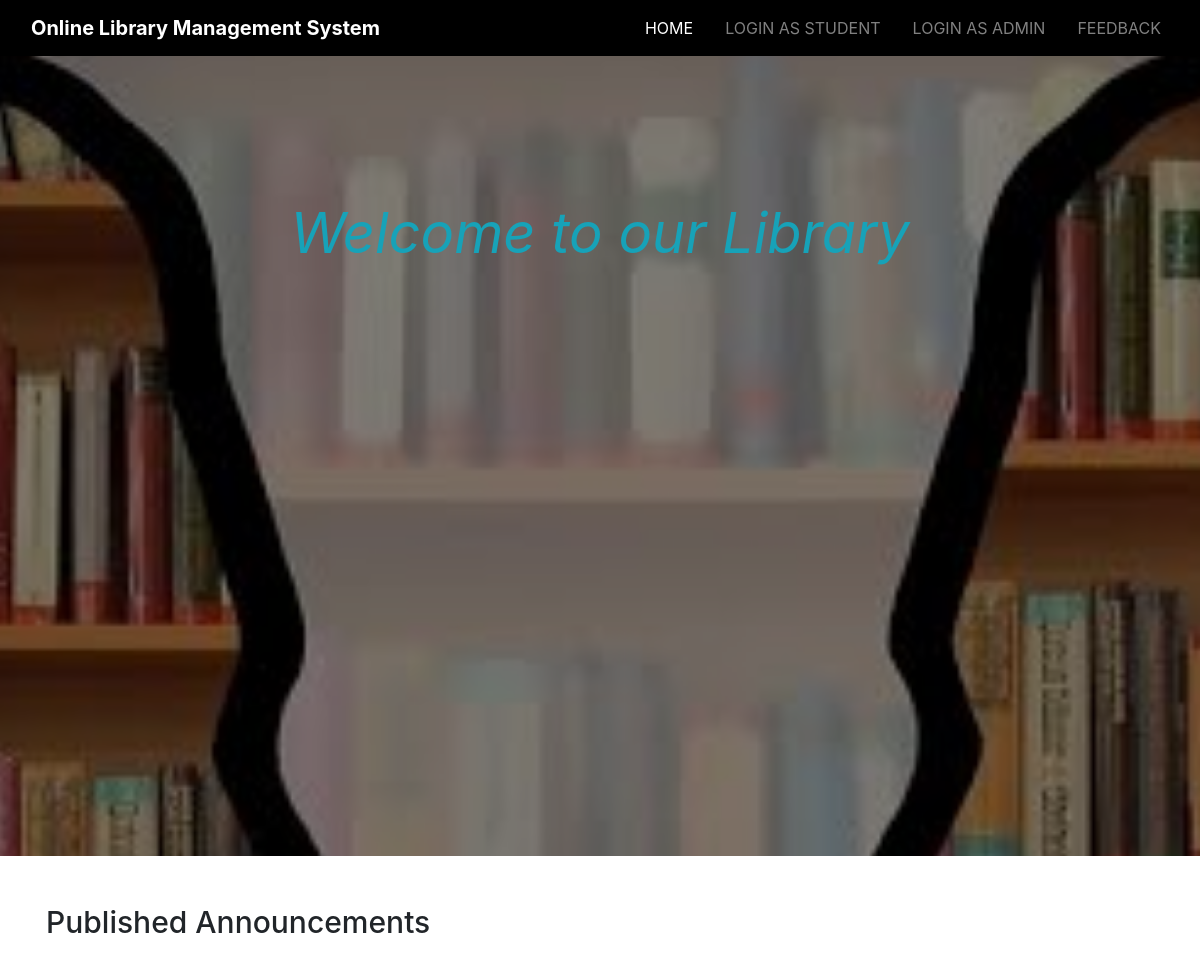
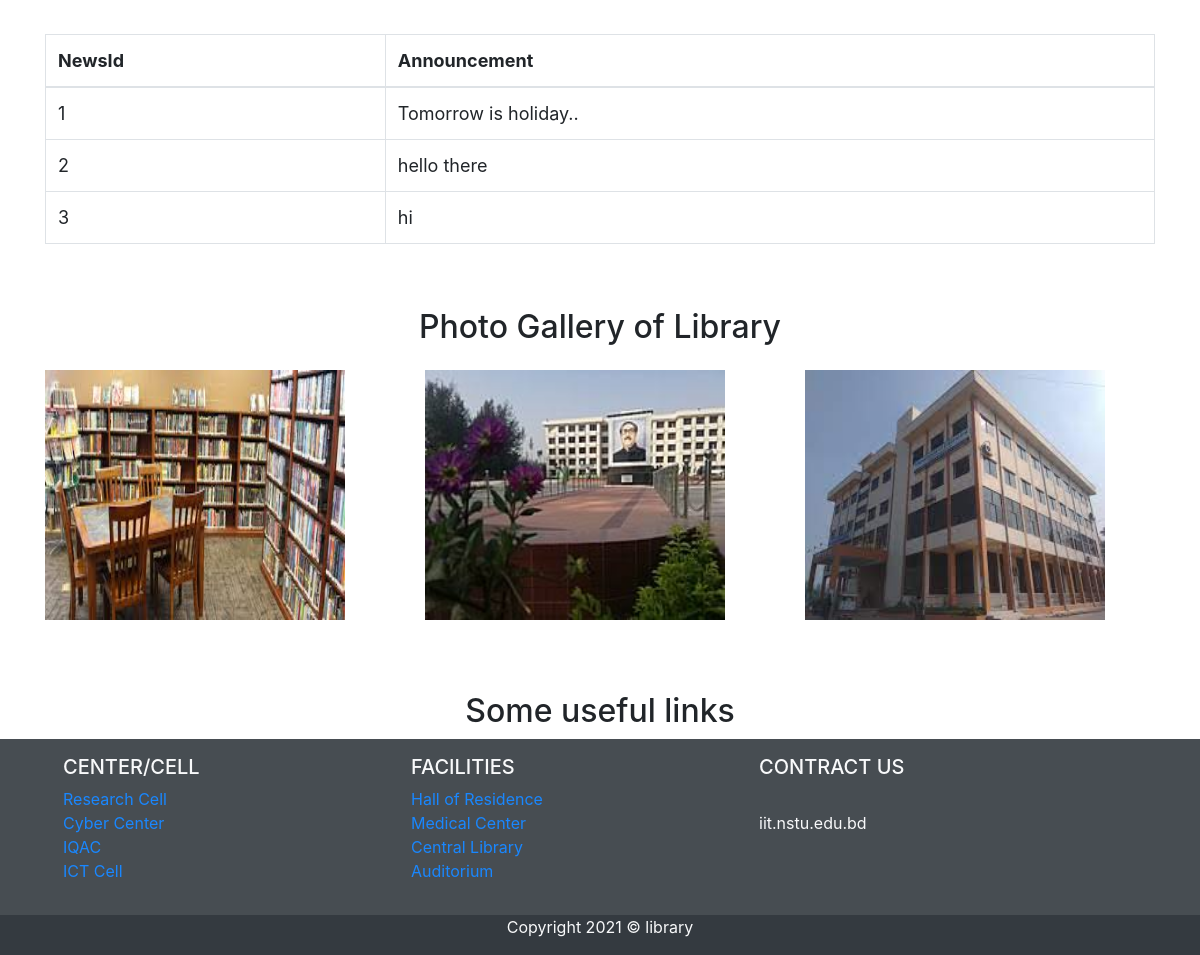
The page / on the database its author committed (2 pictures, top to bottom).
### tables this page shows
CREATE TABLE `news` (
  `news_id` int(11) NOT NULL,
  `announcement` text NOT NULL
);

### src/index.php (the view, shortened to what this page needs)
<?php
  $host="localhost";
  $dbuser="root";
  $dbpass="";
  $dbname="libraryms";
  $dblink=mysqli_connect("$host","$dbuser","$dbpass","$dbname");
  $sql="select * from news;";
  $result=mysqli_query($dblink,$sql);
 ?>
<!DOCTYPE html>
<html lang="en">
<head>
    <link rel="stylesheet" href="css/bootstrap.css">
    <link href="https://stackpath.bootstrapcdn.com/font-awesome/4.7.0/css/font-awesome.min.css" rel="stylesheet">
    <link rel="stylesheet" href="css/style.css">
</head>
<body>
 <nav class="navbar navbar-dark navbar-expand-md">
   <div class="container-fluid">
     <a href="index.php"  class="navbar-brand display-1 font-weight-bold">Online Library Management System</a>
     <div id="navbarNav" class="collapse navbar-collapse">
       <ul class="navbar-nav ml-auto">
         <li class="nav-item">
           <a href="index.php" class="nav-link active">Home</a>
         </li>
         <li class="nav-item">
           <a href="student/student_login.php" class="nav-link">Login as Student</a>
         </li>
         <li class="nav-item">
           <a href="admin/admin_login.php" class="nav-link">Login as admin</a>
         </li>
         <li class="nav-item">
           <a href="s_feedback.php" class="nav-link">Feedback</a>
         </li>
       </ul>
     </div>
 </div>
     </nav>
     <section id="indexhomesection" class="my-0">
       <div class="darkoverlay">
         <div class="container">
           <div class="row text-center text-light py-5 d-flex justify-content-center">
             <div class="col">
               <div class=" text-center py-5 ">
                 <h1 class="display-4 font-italic text-info py-5"><b>Welcome to our Library</b></h1>
               </div>
             </div>
           </div>
         </div>
       </div>
       </section>
		<div class="container slide2">
			  <div class="panel-heading">
		  	<div class="row">
		  		<h3 class="center-block ml-3 my-5" style="font-size: 30px;">Published Announcements</h3>
			</div>
		  </div>
		  <table class="table table-bordered" style="font-size: 18px;">
      		<thead>
                <tr>
                    <th>NewsId</th>
                    <th>Announcement</th>
                </tr>
          </thead>
<tbody>
    <?php
    $counter=1;
    while($row=mysqli_fetch_assoc($result))
    {
      echo "<tr>";
      echo "<td>";echo $counter++; echo "</td>";
      echo "<td>";echo $row['announcement']; echo "</td>";
      echo "</tr>";
}
?>
		         </tbody>
		   </table>
	  </div>
  	<section id="gallery" class="py-5">
      <div class="container">
      <div class="row">
        <div class="col">
          <h2 class="text-center mb-4">Photo Gallery of Library</h2>
        </div>
      </div>
      <div class="row">
        <div class="col-md-4">
          <div>
            <img src="img/pic1.jfif" alt="" class="img-fluid" style="height:250px;width:300px">
          </div>
        </div>
        <div class="col-md-4">
<img src="img/pic2.jfif" alt="" class="img-fluid" style="height:250px;width:300px">
        </div>
        <div class="col-md-4">
<img src="img/pic3.jfif" alt="" class="img-fluid" style="height:250px;width:300px">
        </div>
      </div>
      </div>
    </section>
<footer class="page-footer font-small blue pt-4">
  <div class="container-fluid text-center text-md-left">
    <div class="row">
      <div class="col">
        <h2 class="text-center">Some useful links</h2>
      </div>
    </div>
    <div class="row bg-dark text-light "  style="opacity: .9";>
      <div class="col-md-3 mt-md-0 ml-5 py-3">
          <h5 class="text-uppercase">CENTER/CELL</h5>
          <ul class="list-unstyled ">
            <li>
              <a href="https://nstu.edu.bd/research-cell" class="link-dark">Research Cell</a>
            </li>
            <li>
              <a href="https://nstu.edu.bd/cyber-center">Cyber Center</a>
            </li>
            <li>
              <a href="https://www.iqac.nstu.edu.bd/">IQAC</a>
            </li>
            <li>
              <a href="https://nstu.edu.bd/ict-cell">ICT Cell</a>
            </li>
          </ul>
        </div>
      <div class="col-md-3 mb-md-0 mb-3 ml-5 py-3">
        <h5 class="text-uppercase">Facilities</h5>
        <ul class="list-unstyled">
          <li>
            <a href="https://nstu.edu.bd/accommodation">Hall of Residence</a>
          </li>
          <li>
            <a href="https://nstu.edu.bd/medical-center">Medical Center</a>
          </li>
          <li>
            <a href="https://nstu.edu.bd/central-library">Central Library</a>
          </li>
          <li>
            <a href="https://nstu.edu.bd/faculty-auditorium">Auditorium</a>
          </li>
        </ul>
      </div>
      <div class="col-md-3 mb-md-0 mb-3 ml-5 py-3">
        <h5 class="text-uppercase">Contract Us</h5>
        <br>
        <p>iit.nstu.edu.bd</p>
      </div>
</footer>
    <footer class="bg-dark text-light text-center">
  <div class="container">
    <div class="row ">
      <div class="col ">
        <p>Copyright 2021 &copy; library</p>
      </div>
    </div>
  </div>
</footer>
</body>
</html>

### src/css/style.css (style rules this page uses)
.navbar { background-color: #000; }
.navbar .nav-item { padding-left: 1em; margin-left: 0em; margin-right: 0em; }
.navbar .nav-item .nav-link { text-transform: uppercase; }
#indexhomesection { background: url("../img/index.jpeg"); position: relative; background-repeat: no-repeat; background-size: cover; background-attachment: fixed; background-position: center; min-height: 800px; }
#indexhomesection .darkoverlay { background: rgba(0, 0, 0, 0.5); position: absolute; top: 0; left: 0; height: 100%; width: 100%; }

### rows shown on the page
news: announcement "Tomorrow is holiday.."
news: announcement "hello there"
news: announcement "hi"
